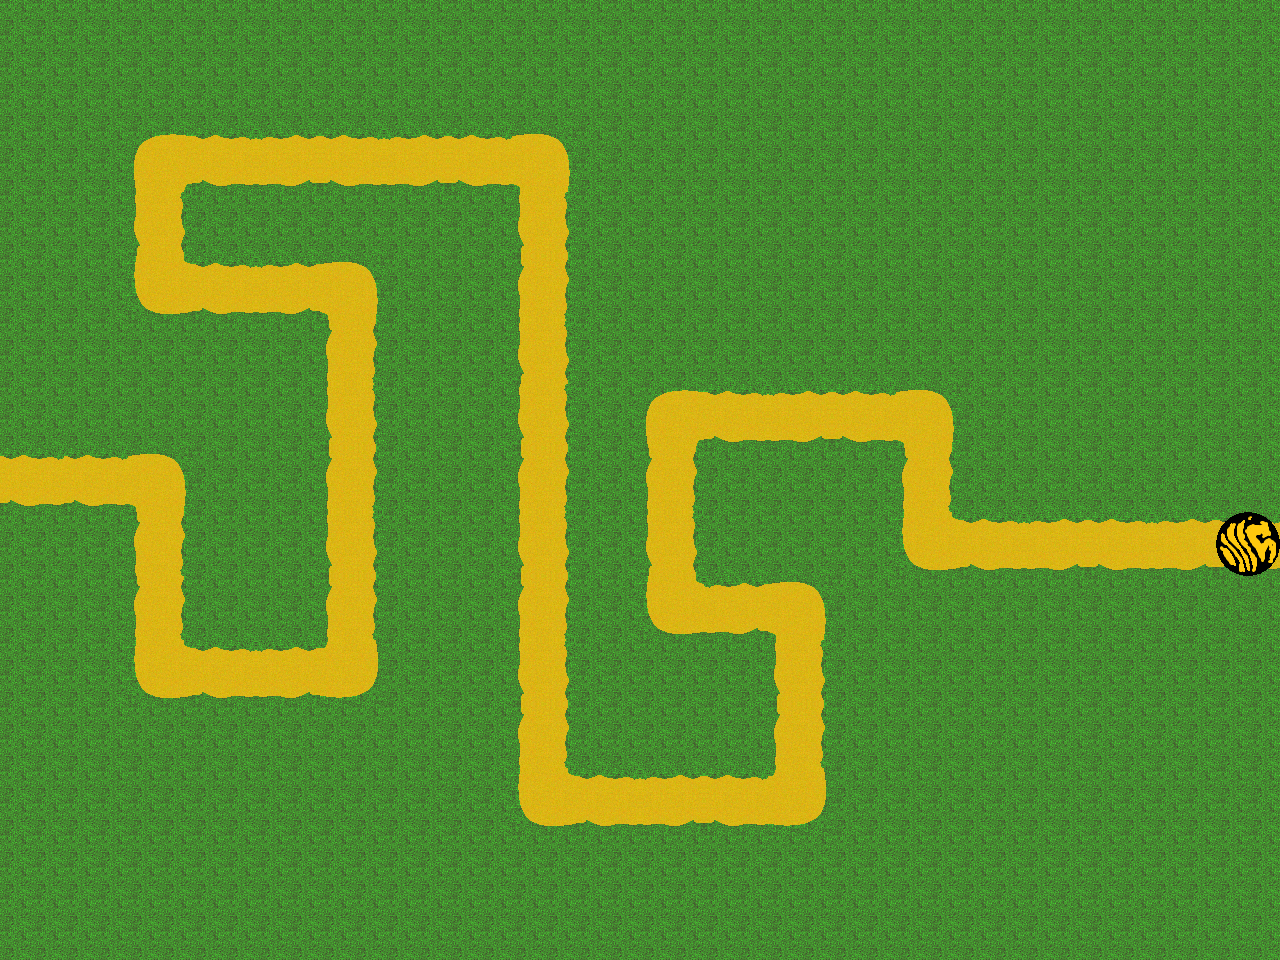

Rendered tile map (Tiled .tmx) drawn with the repository's tilesets; below, a short description and the map source with its tile grids summarised:
An orthogonal 20x15 tile map with 64x64 px tiles, 1 tile layer (Tile Layer 1).

<map version="1.0" orientation="orthogonal" width="20" height="15" tilewidth="64" tileheight="64">
 <tileset firstgid="1" name="Grass_All" tilewidth="64" tileheight="64">
  <image source="Grass_All.png" width="321" height="427" />
  <tile id="0">
   <properties>
    <property name="ground" value="" />
   </properties>
  </tile>
  <tile id="1">
   <properties>
    <property name="ground" value="" />
   </properties>
  </tile>
  <tile id="5">
   <properties>
    <property name="ground" value="" />
   </properties>
  </tile>
  <tile id="6">
   <properties>
    <property name="ground" value="" />
   </properties>
  </tile>
  <tile id="10">
   <properties>
    <property name="grass" value="" />
   </properties>
  </tile>
  <tile id="11">
   <properties>
    <property name="ground" value="" />
   </properties>
  </tile>
  <tile id="15">
   <properties>
    <property name="ground" value="" />
   </properties>
  </tile>
  <tile id="16">
   <properties>
    <property name="ground" value="" />
   </properties>
  </tile>
  <tile id="20">
   <properties>
    <property name="ground" value="" />
   </properties>
  </tile>
  <tile id="21">
   <properties>
    <property name="finish" value="" />
    <property name="ground" value="" />
   </properties>
  </tile>
  <tile id="25">
   <properties>
    <property name="finish" value="" />
    <property name="ground" value="" />
   </properties>
  </tile>
 </tileset>
 <layer name="Tile Layer 1" width="20" height="15">
  <data>[300 cells, 300 non-empty, 10 distinct tile ids]</data>
 </layer>
</map>